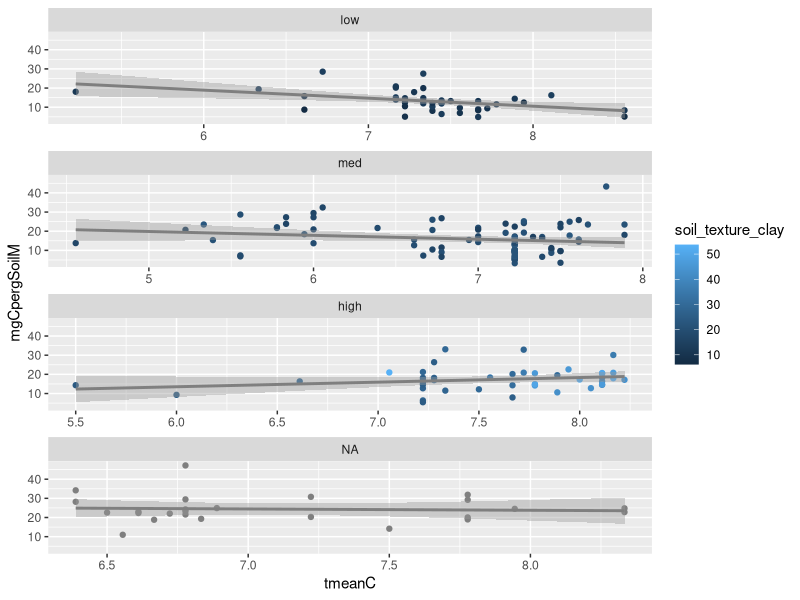
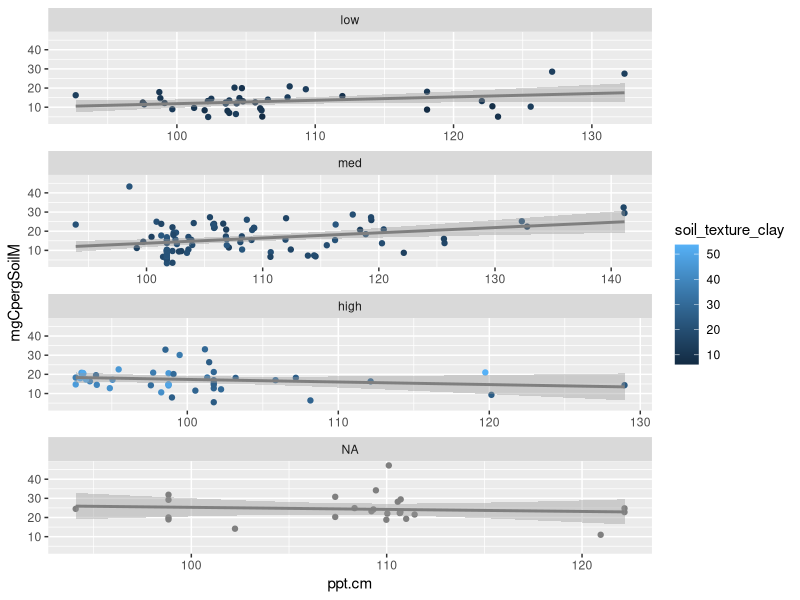
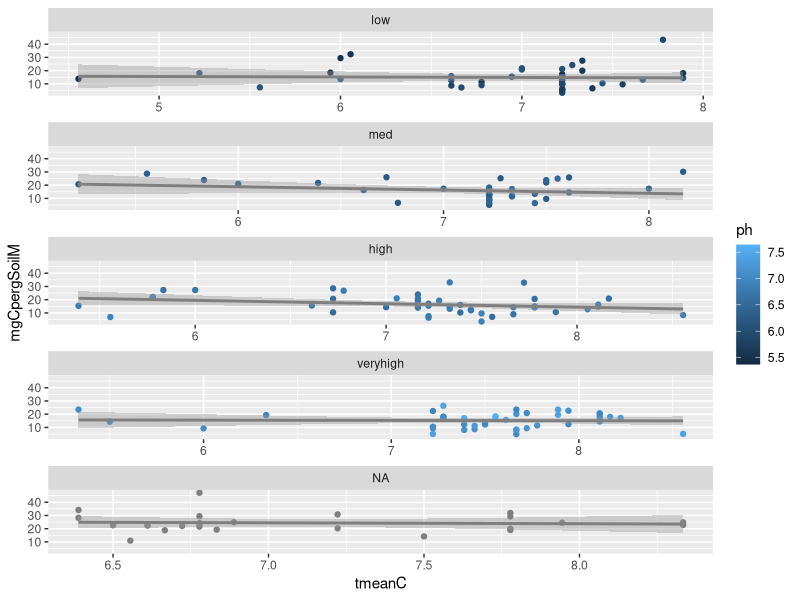
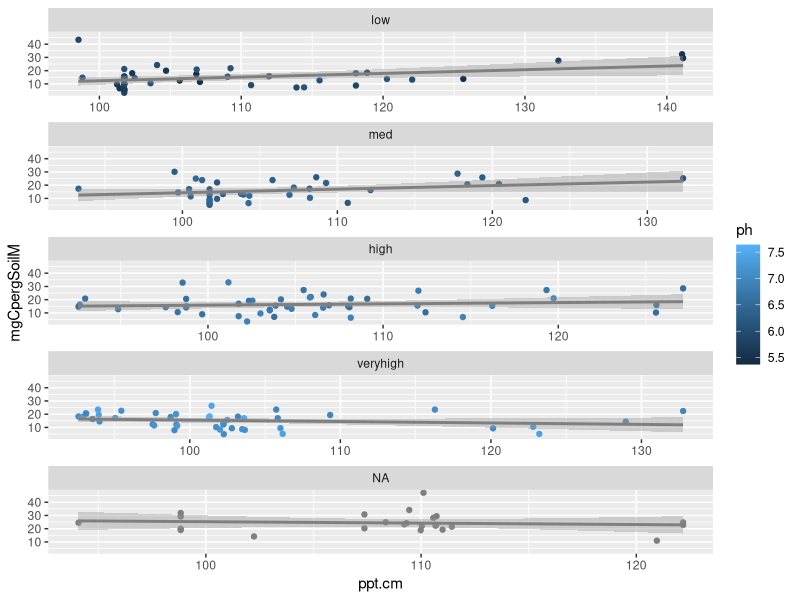
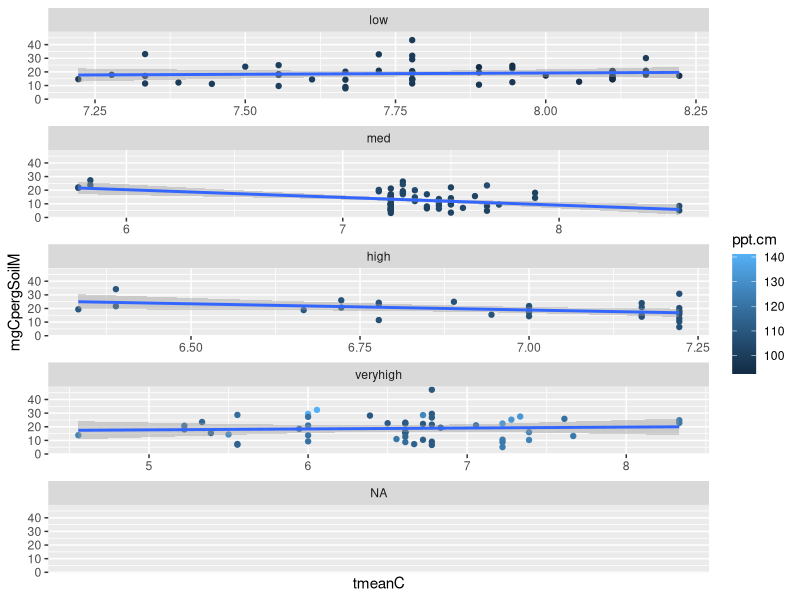
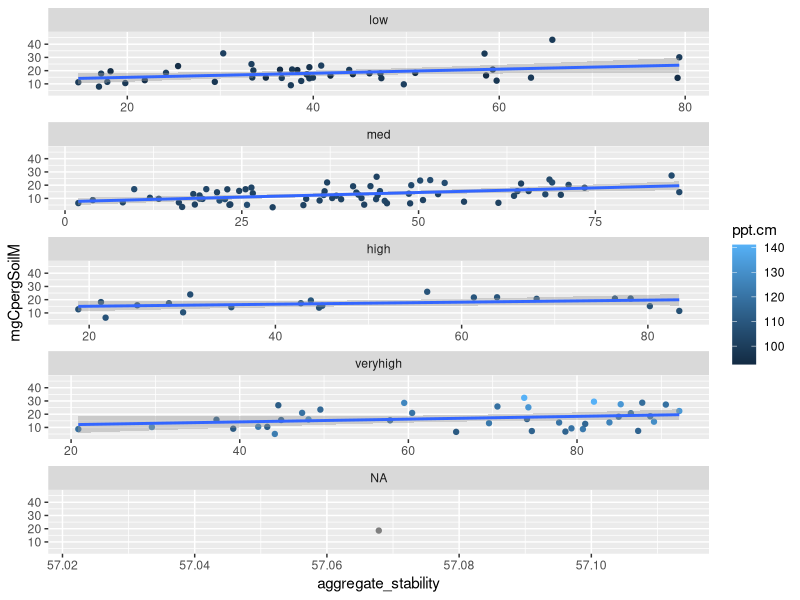
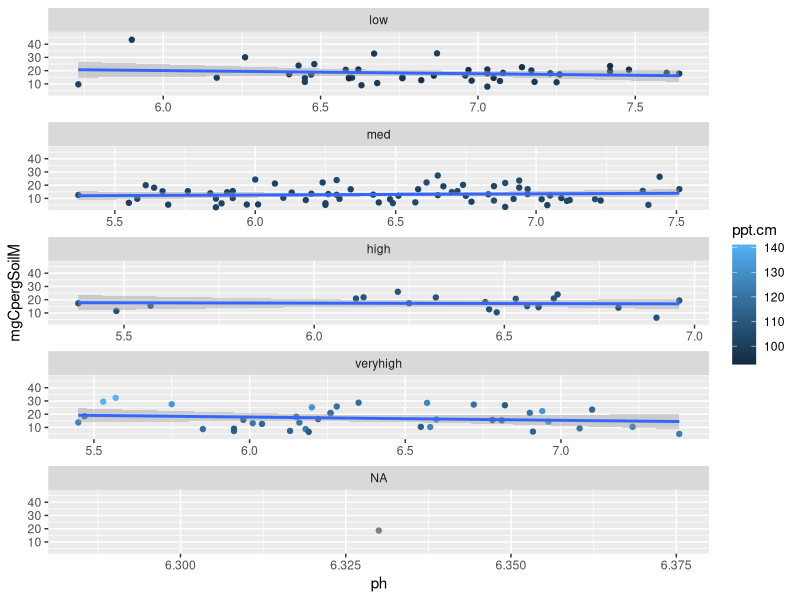

The R source for these figures, in order: (Note: this script raises an error after producing the figures.)
#Creating Linear Models and Graphing Relationships with Proporation of MAOM

#setwd("/Users/f003833/Documents/GitHub/FracFarmVT") #caitlin
setwd("C:/Users/F004SPC/Documents/GitHub/FracFarmVT") #erin

#load your libraries
library(tidyverse)
library(ggplot2)
library(dplyr)
library(corrplot)
library(emmeans)
library(nlme)
library(ggeffects)

##call in the analytical data
#Frac <- read.csv(file="Frac.csv", header=TRUE, sep=",")
#Loc <- read.csv(file="Location.csv", header=TRUE, sep=",")
#Mang <- read.csv(file="Mang.csv", header=TRUE, sep=",") 
#Master <- read.csv(file="Master.csv", header=TRUE, sep=",", fileEncoding="latin1")
#PRISM2annual <- read.csv(file="PRISM2annual.csv", header=TRUE, sep=",")

data <- read.csv(file="fracData.csv", header=TRUE, sep=",")

# join tables
#fracData<-Frac %>%
#  left_join(.,Mang,by="Field_Code")
# fracData<-fracData %>%
#     left_join(.,Master,by=c("Field_Code", "soil_texture_class")) 
# fracData<-fracData %>%
#   left_join(.,PRISM2annual,by="Field_Code")
# names(fracData)

#linear model
#First, graphically explore relationships among variables
#look for interactions between independent variables

View (data)
data <- data %>% 
  mutate(claycategory=cut(soil_texture_clay, breaks=c(-Inf, 14, 24, Inf), labels=c("low","med", "high")))

ggplot(data=data, aes(x=tmeanC, y=mgCpergSoilM, col=soil_texture_clay))+ 
  geom_point()+
  geom_smooth(method=lm)+
  facet_wrap(~ claycategory, ncol=1, scales="free_x")

data <- data %>% 
  mutate(claycategory=cut(soil_texture_clay, breaks=c(-Inf, 14, 24, Inf), labels=c("low","med", "high")))

ggplot(data=data, aes(x=ppt.cm, y=mgCpergSoilM, col=soil_texture_clay))+ 
  geom_point()+
  geom_smooth(method=lm)+
  facet_wrap(~ claycategory, ncol=1, scales="free_x")

#more interactions with ph
data <- data %>% 
  mutate(phcategory=cut(ph, breaks=c(-Inf,6.17, 6.52, 6.93, Inf), labels=c("low","med","high", "veryhigh")))

ggplot(data=data, aes(x=tmeanC, y=mgCpergSoilM, col=ph))+ 
  geom_point()+
  geom_smooth(method=lm)+
  facet_wrap(~ phcategory, ncol=1, scales="free_x")

data <- data %>% 
  mutate(phcategory=cut(ph, breaks=c(-Inf,6.17, 6.52, 6.93, Inf), labels=c("low","med","high", "veryhigh")))

ggplot(data=data, aes(x=ppt.cm, y=mgCpergSoilM, col=ph))+ 
  geom_point()+
  geom_smooth(method=lm)+
  facet_wrap(~ phcategory, ncol=1, scales="free_x")

#interactions with ppt
data <- data %>% 
  mutate(pptcategory=cut(ppt.cm, breaks=c(-Inf,101.4, 106.4, 110.0, Inf), labels=c("low","med","high", "veryhigh")))

ggplot(data=data, aes(x=tmeanC, y=mgCpergSoilM, col=ppt.cm))+ 
  geom_point()+
  geom_smooth(method=lm)+
  facet_wrap(~ pptcategory, ncol=1, scales="free_x")


data <- data %>% 
  mutate(pptcategory=cut(ppt.cm, breaks=c(-Inf,101.4, 106.4, 110.0, Inf), labels=c("low","med","high", "veryhigh")))

ggplot(data=data, aes(x=aggregate_stability, y=mgCpergSoilM, col=ppt.cm))+ 
  geom_point()+
  geom_smooth(method=lm)+
  facet_wrap(~ pptcategory, ncol=1, scales="free_x")


data <- data %>% 
  mutate(pptcategory=cut(ppt.cm, breaks=c(-Inf,101.4, 106.4, 110.0, Inf), labels=c("low","med","high", "veryhigh")))

ggplot(data=data, aes(x=ph, y=mgCpergSoilM, col=ppt.cm))+ 
  geom_point()+
  geom_smooth(method=lm)+
  facet_wrap(~ pptcategory, ncol=1, scales="free_x")

data <- data %>% 
  mutate(pptcategory=cut(ppt.cm, breaks=c(-Inf,101.4, 106.4, 110.0, Inf), labels=c("low","med","high", "veryhigh")))

ggplot(data=data, aes(x=active.carbon, y=mgCpergSoilM, col=ppt.cm))+ 
  geom_point()+
  geom_smooth(method=lm)+
  facet_wrap(~ pptcategory, ncol=1, scales="free_x")

#interactions with aggregate stability
summary(data$aggregate_stability)

data <- data %>% 
  mutate(agStcategory=cut(aggregate_stability, breaks=c(-Inf,29.8, 46.7, 63.7, Inf), labels=c("low","med","high", "veryhigh")))

ggplot(data=data, aes(x=ph, y=mgCpergSoilM, col=aggregate_stability))+ 
  geom_point()+
  geom_smooth(method=lm)+
  facet_wrap(~ agStcategory, ncol=1, scales="free_x")


data <- data %>% 
  mutate(agStcategory=cut(aggregate_stability, breaks=c(-Inf,29.8, 46.7, 63.7, Inf), labels=c("low","med","high", "veryhigh")))

ggplot(data=data, aes(x=ppt.cm, y=mgCpergSoilM, col=aggregate_stability))+ 
  geom_point()+
  geom_smooth(method=lm)+
  facet_wrap(~ agStcategory, ncol=1, scales="free_x")

data <- data %>% 
  mutate(agStcategory=cut(aggregate_stability, breaks=c(-Inf,29.8, 46.7, 63.7, Inf), labels=c("low","med","high", "veryhigh")))

ggplot(data=data, aes(x=tmeanC, y=mgCpergSoilM, col=aggregate_stability))+ 
  geom_point()+
  geom_smooth(method=lm)+
  facet_wrap(~ agStcategory, ncol=1, scales="free_x")

data <- data %>% 
  mutate(agStcategory=cut(aggregate_stability, breaks=c(-Inf,29.8, 46.7, 63.7, Inf), labels=c("low","med","high", "veryhigh")))

ggplot(data=data, aes(x=soil_texture_clay, y=mgCpergSoilM, col=aggregate_stability))+ 
  geom_point()+
  geom_smooth(method=lm)+
  facet_wrap(~ agStcategory, ncol=1, scales="free_x")


data <- data %>% 
  mutate(agStcategory=cut(aggregate_stability, breaks=c(-Inf,29.8, 46.7, 63.7, Inf), labels=c("low","med","high", "veryhigh")))

ggplot(data=data, aes(x=active_carbon, y=mgCpergSoilM, col=aggregate_stability))+ 
  geom_point()+
  geom_smooth(method=lm)+
  facet_wrap(~ agStcategory, ncol=1, scales="free_x")

#Models
#Correlation plot
cordata <- cor(data[,c("mgCpergSoilM","ph","ppt.cm","tmeanC","aggregate_stability","soil_texture_clay","active_carbon")], use="pairwise.complete.obs", method="pearson")
corrplot(cordata)
view(cordata)
##Linear Mixed Model for dependent variable (mgCpergSoilM)

#test without random effect, because only one value per field

m1=gls(mgCpergSoilM~ppt.cm*soil_texture_clay+
         soil_texture_clay*tmeanC+ppt.cm*tmeanC+aggregate_stability+active_carbon+ 
         ph, data=data, na.action=na.exclude, method="ML")
summary(m1)
anova(m1)

#new mb test


mb=gls(mgCpergSoilM~ppt.cm*tmeanC+aggregate_stability+active_carbon+ 
         ph+ppt.cm*soil_texture_clay+
         soil_texture_clay*tmeanC, data=data, na.action=na.exclude, method="ML")
summary(mb)
anova(mb)


#anova for different field types 

mType=aov(aggregate_stability~Type.x, data=data, na.action=na.exclude) 
summary(mType)
TukeyHSD(mType)


mType=aov(mgperSoilM~Type.x, data=data, na.action=na.exclude) 
summary(mType)
TukeyHSD(mType)

#box plot

#check if variance structure improves the model, it does not (to test, both methods were set to REML)
m1a=gls(mgCpergSoilM~ppt.cm*soil_texture_clay+
          soil_texture_clay*tmeanC+ppt.cm*tmeanC+aggregate_stability+active_carbon+ 
          ph, data=data, na.action=na.exclude, weights = varFixed(~mgCpergSoilM), method="REML")
anova(m1, m1a) #adding variance structure does not improve the model

m2=gls(mgCpergSoilM~ppt.cm*soil_texture_clay+
         soil_texture_clay*tmeanC+ppt.cm*tmeanC+aggregate_stability+active_carbon,
       data=data, na.action=na.exclude, method="ML")

anova(m1,m2)
anova(m2)

m3=gls(mgCpergSoilM~ppt.cm+
         soil_texture_clay*tmeanC+ppt.cm*tmeanC+aggregate_stability+
         active_carbon,
       data=data, na.action=na.exclude, method="ML")

anova(m2,m3)
anova(m3)

m4=gls(mgCpergSoilM~ppt.cm+soil_texture_clay+
         tmeanC+aggregate_stability+
         active_carbon,
       data=data, na.action=na.exclude, method="ML")

anova(m3,m4)
anova(m4)

m5=gls(mgCpergSoilM~ppt.cm+soil_texture_clay+
         aggregate_stability+
         active_carbon,
       data=data, na.action=na.exclude, method="ML")

anova(m4,m5)
anova(m5)

#above is if you want to drop non significant predictors until all are significant as model selection, but there is really no need. 
#I would stick with model 1

#check assumptions, distrubution of residuals

m1=gls(mgCpergSoilM~ppt.cm*soil_texture_clay+
         soil_texture_clay*tmeanC+ppt.cm*tmeanC+aggregate_stability+active_carbon+ 
         ph, data=data, na.action=na.exclude, method="REML")
summary(m1)
anova(m1)

F_Final <- fitted(m1)
R_Final <- residuals(m1, type = "pearson", scaled = TRUE)
N = !is.na(data$mgCpergSoilM)
Rfull <- NA
Rfull[N] <- R_Final
op <- par(mfrow = c(2,2), mar = c(5,4,1,1))  #I can't figure this part out
plot(F_Final, R_Final)
hist(Rfull)
plot(Rfull ~ data$aggregate_stability)
plot(Rfull ~ data$soil_texture_clay)
plot(Rfull ~ data$active_carbon)
plot(Rfull ~ data$tmeanC)
plot(Rfull ~ data$ppt.cm)
plot(Rfull ~ data$ph)
par(op)

#partial residuals to test that the relationship is linear
#do these for each of the significant predictors (do green and red lines match?)

op <- par(mfrow = c(2,2), mar = c(5,4,1,1)) #this makes it so all the graphs are plotted in the same window (a 2 x 2 grid)

ppt.cm.c <- summary(m1)$coefficients[2] #predictor coefficient
ppt.cm.pr <- Rfull + ppt.cm.c*data$ppt.cm  #Residuals + pred coef * predictor value
{scatter.smooth(data$ppt.cm, ppt.cm.pr, 
                lpars = list(col = "green", lwd = 3, lty = 3)) #residual loess
  abline(lm(ppt.cm.c*data$ppt.cm ~ data$ppt.cm), col = "red")} 

soil_texture_clay.c <- summary(m1)$coefficients[3] #predictor coefficient
soil_texture_clay.pr <- Rfull + soil_texture_clay.c*data$soil_texture_clay  #Residuals + pred coef * predictor value
{scatter.smooth(data$soil_texture_clay, soil_texture_clay.pr, 
                lpars = list(col = "green", lwd = 3, lty = 3)) #residual loess
  abline(lm(soil_texture_clay.c*data$soil_texture_clay ~ data$soil_texture_clay), col = "red")} 

aggregate_stability.c <- summary(m1)$coefficients[5] #predictor coefficient
aggregate_stability.pr <- Rfull + aggregate_stability.c*data$aggregate_stability  #Residuals + pred coef * predictor value
{scatter.smooth(data$aggregate_stability, aggregate_stability.pr, 
                lpars = list(col = "green", lwd = 3, lty = 3)) #residual loess
  abline(lm(aggregate_stability.c*data$aggregate_stability ~ data$aggregate_stability), col = "red")} 

active_carbon.c <- summary(m1)$coefficients[6] #predictor coefficient
active_carbon.pr <- Rfull + active_carbon.c*data$active_carbon  #Residuals + pred coef * predictor value
{scatter.smooth(data$active_carbon, active_carbon.pr, 
                lpars = list(col = "green", lwd = 3, lty = 3)) #residual loess
  abline(lm(active_carbon.c*data$active_carbon ~ data$active_carbon), col = "red")} 

par(op)

#Visualize significant relationships

#own_theme below sets ggplot parameters for how plots should look. 
own_theme <- theme_bw(base_size = 11) +
  theme(rect = element_blank(),
        axis.ticks = element_line(color = "black"),
        axis.text = element_text(color = "black"),
        axis.line = element_line(color = "black"),
        panel.grid.minor = element_blank())

#for aggregate stability
pred_aggregate_stability <- ggpredict(m1, terms = c("aggregate_stability"))
mgMAOM_aggregate_stability <-data %>% 
  ggplot() +
  geom_point(aes(x = aggregate_stability, y = mgCpergSoilM), #plot your data
             size = 1.5, alpha = 0.5) +
  geom_line(pred_aggregate_stability, mapping = aes(x=x, y=predicted), #plot the model's prediction (based on linear )
            lwd = 1) +
  own_theme+
  theme(legend.position = "none") +
  scale_y_continuous(expression("mg C in MAOM per g soil"))+
  scale_x_continuous(expression("aggregate_stability"),
                     label = scales::comma) 
mgMAOM_aggregate_stability
ggsave("mgMAOM_aggregate_stability.jpeg", width = 4, height = 3)


#ppt
pred_ppt <- ggpredict(m1, terms = c("ppt.cm"))
mgMAOM_ppt <-data %>% 
  ggplot() +
  geom_point(aes(x = ppt.cm, y = mgCpergSoilM), #plot your data
             size = 1.5, alpha = 0.5) +
  geom_line(pred_ppt, mapping = aes(x=x, y=predicted), #plot the model's prediction (based on linear )
            lwd = 1) +
  own_theme+
  theme(legend.position = "none") +
  scale_y_continuous(expression("mg C in MAOM per g soil"))+
  scale_x_continuous(expression("Mean Annual Precipitation (cm)"),
                     label = scales::comma) 
mgMAOM_ppt
ggsave("mgMAOM_ppt.jpeg", width = 4, height = 3)


#for clay # not sig different from zero, a little negative
pred_soil_texture_clay <- ggpredict(m1, terms = c("soil_texture_clay"))
mgMAOM_soil_texture_clay <-data %>% 
  ggplot() +
  geom_point(aes(x = soil_texture_clay, y = mgCpergSoilM), #plot your data
             size = 1.5, alpha = 0.5) +
  geom_line(pred_soil_texture_clay, mapping = aes(x=x, y=predicted), #plot the model's prediction (based on linear )
            lwd = 1) +
  own_theme+
  theme(legend.position = "none") +
  scale_y_continuous(expression("mg C in MAOM per g soil"))+
  scale_x_continuous(expression("clay"),
                     label = scales::comma) 
mgMAOM_soil_texture_clay
ggsave("mgMAOM_soil_texture_clay.jpeg", width = 4, height = 3)


#for active_carbon
pred_active_carbon <- ggpredict(m1, terms = c("active_carbon"))
mgMAOM_active_carbon <-data %>% 
  ggplot() +
  geom_point(aes(x = active_carbon, y = mgCpergSoilM), #plot your data
             size = 1.5, alpha = 0.5) +
  geom_line(pred_active_carbon, mapping = aes(x=x, y=predicted), #plot the model's prediction (based on linear )
            lwd = 1) +
  own_theme+
  theme(legend.position = "none") +
  scale_y_continuous(expression("mg C in MAOM per g soil"))+
  scale_x_continuous(expression("active_carbon"),
                     label = scales::comma) 
mgMAOM_active_carbon
ggsave("mgMAOM_active_carbon.jpeg", width = 4, height = 3)

#analyze data by field type. group by and color by field type this code is in progress
#exploration
mgMAOM_active_carbonbyField <-data %>% 
  ggplot() +
  geom_point(aes(x = active_carbon, y = mgCpergSoilM, color=Type.x), 
             size = 1.5, alpha = 0.5) +
  #geom_smooth() +
  own_theme+
  #theme(legend.position = "none") +
  scale_y_continuous(expression("mg C in MAOM per g soil"))+
  scale_x_continuous(expression("active_carbon"),
                     label = scales::comma) 
mgMAOM_active_carbonbyField
ggsave("mgMAOM_active_carbonbyField.jpeg", width = 4, height = 3)
